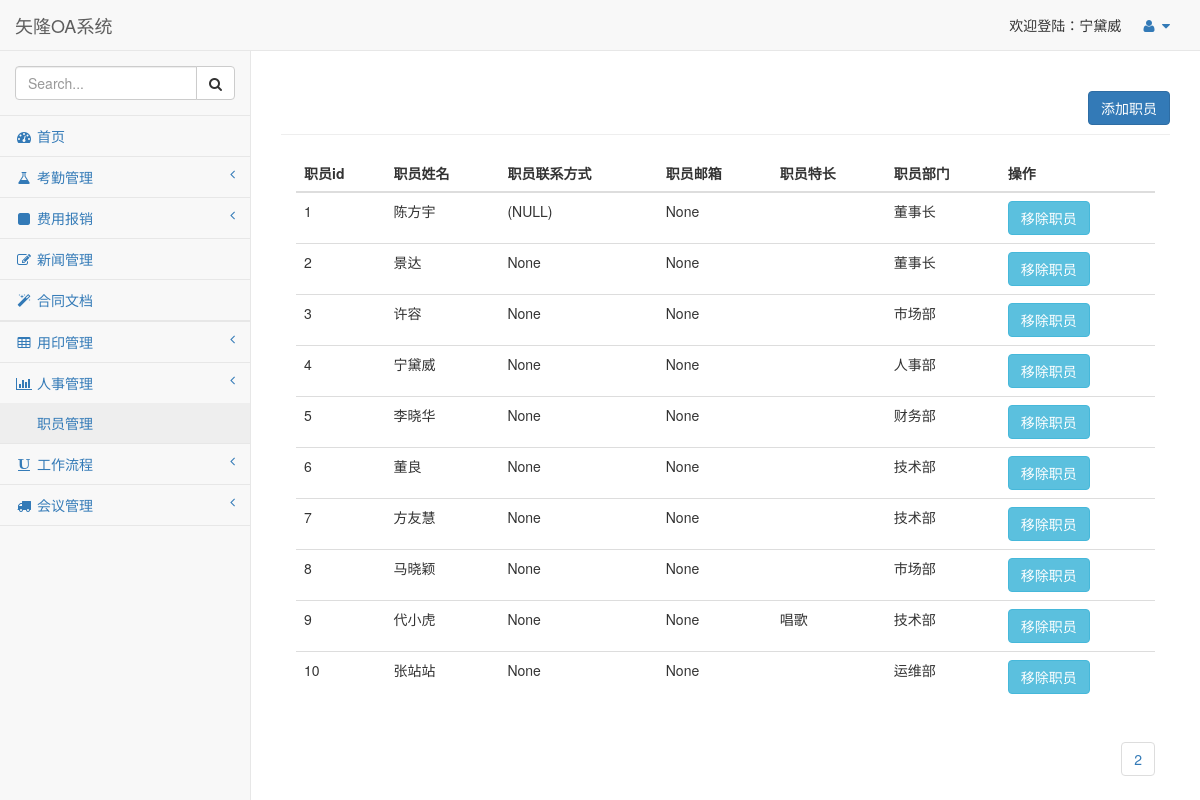
Screenshot of /person/1/ (signed in) with the database file from the repository.
### FlaskOAPro/OAPro/models.py (models this page shows, shortened)
class Base(db.Model):
    __abstract__ = True
    id = db.Column(db.Integer, primary_key=True, autoincrement=True)

class Person(Base):
    username = db.Column(db.String(32), unique=True)  # 登陆名 必填 不可以重复
    password = db.Column(db.String(32))  # 密码 必填
    nick_name = db.Column(db.String(32)) # 姓名 必填
    age = db.Column(db.Integer,nullable=True) # 年龄 注册后完善 可以为null
    gender = db.Column(db.String(16),nullable = True) # 性别 注册后完善 可以为null
    skill = db.Column(db.String(128),nullable = True) #擅长  注册后完善 可以为null
    phone = db.Column(db.String(16),nullable = True) # 电话 注册后完善 可以为null
    email = db.Column(db.String(32),nullable = True) # 邮箱 注册后完善 可以为null
    address = db.Column(db.Text,nullable = True) # 用户地址 注册后完善 可以为null
    score = db.Column(db.Float,default=1) #绩效 默认为1
    position_id = db.Column(db.Integer,db.ForeignKey("position.id")) #Position 职位表外键
    p_attendance = db.relationship(
        "Attendance",
        backref = "a_person"
    ) # 反向映射 假条表
    p_expense = db.relationship(
        "Expense",
        backref="e_person"
    )  # 反向映射 报销表
    p_seal = db.relationship(
        "Seal",
        backref="s_person"
    )  # 反向映射 公章表
    p_handle = db.relationship(
        "Handle",
        backref="h_person"
    )  # 反向映射 流程表

class Position(Base):
    p_name = db.Column(db.String(32)) #名称
    p_description = db.Column(db.Text) #描述
    p_level = db.Column(db.Integer) #职级
    p_person = db.relationship(
        "Person",
        backref="p_position"
    ) #反向映射向 员工
    department_id = db.Column(db.Integer, db.ForeignKey("department.id")) #外键指向部门表
    p_permission = db.relationship(
        "Permission",
        secondary="pos_per",
        backref="p_position"
    ) #反向映射权限表，中间表是pos_per

class Department(Base):
    d_name = db.Column(db.String(32)) #名称
    d_description = db.Column(db.Text) #描述
    d_position = db.relationship(
        "Position",
        backref="p_department"
    ) #反向映射职位

### FlaskOAPro/OAPro/views.py (the view, shortened to what this page needs)
@OAPrint.route("/person/<int:page>/", methods=["POST", "GET"])
@loginValid
def person(page=1):
    positions = Position.query.all()
    page_size = 10
    persion_list = Person.query.paginate(page, page_size)
    if page < 2:
        start = page
    else:
        start = page - 2
    page_range = range(1, persion_list.pages+1)[start:page+3]
    return render_template("person.html", **locals())

### FlaskOAPro/OAPro/views.py (called while the page is built)
def loginValid(fun):
    @wraps(fun)
    def inner(*args,**kwargs):
        username = request.cookies.get("username")
        user_id = request.cookies.get("userid")
        if username and user_id: # 校验cookie有值
            user = Person.query.get(int(user_id))
            if user:
                if user.username == username: # 校验cookie的用户名和数据库当时在的用户名是对应的
                    return fun(*args, **kwargs) # 返回函数
        return redirect("/login/")
    return inner

### FlaskOAPro/templates/person.html (shortened to what this page needs)
{% extends "base.html" %}
{% block label %}
    {% if page_process().person %}
    <button class="btn btn-primary pull-right" data-target="#person_modal" data-toggle="modal">
        添加职员
    </button>
    {% endif %}
{% endblock %}
{% block content %}
    <table class="table">
        <thead>
            <tr>
                <th>职员id</th>
                <th>职员姓名</th>
                <th>职员联系方式</th>
                <th>职员邮箱</th>
                <th>职员特长</th>
                <th>职员部门</th>
                {% if page_process().person %}
                <th>操作</th>
                {% endif %}
            </tr>
        </thead>
        <tbody>
            {% for p in persion_list.items %}
                <tr>
                    <td>{{ p.id }}</td>
                    <td>{{ p.nick_name }}</td>
                    <td>{{ p.phone }}</td>
                    <td>{{ p.email }}</td>
                    <td>{{ p.skill }}</td>
                    <td>{{ p.p_position.p_department.d_name }}</td>
                    {% if page_process().person %}
                    <td>
                        <button class="btn btn-info">移除职员</button>
                    </td>
                    {% endif %}
                </tr>
            {% endfor %}
        </tbody>
    </table>
    <ul class="pagination pull-right">
        {%for p in page_range %}
            <li><a href="/person/{{p}}/">{{ p }}</a></li>
        {% endfor %}
    </ul>
{% endblock %}

### FlaskOAPro/templates/base.html (shortened to what this page needs)
<!DOCTYPE html>
<html lang="en">
<head>
    <link href="/static/vendor/bootstrap/css/bootstrap.min.css" rel="stylesheet">
    <link href="/static/vendor/metisMenu/metisMenu.min.css" rel="stylesheet">
    <link href="/static/dist/css/sb-admin-2.css" rel="stylesheet">
    <link href="/static/vendor/morrisjs/morris.css" rel="stylesheet">
    <link href="/static/vendor/font-awesome/css/font-awesome.min.css" rel="stylesheet" type="text/css">
</head>
<body>
    <div id="wrapper">
        <nav class="navbar navbar-default navbar-static-top" role="navigation" style="margin-bottom: 0">
            <div class="navbar-header">
                <a class="navbar-brand" href="index.html">矢隆OA系统</a>
            </div>
            <ul class="nav navbar-top-links navbar-right">
                <li>欢迎登陆：{{ page_process().name }}</li>
                <li class="dropdown">
                    <a class="dropdown-toggle" data-toggle="dropdown" href="#">
                        <i class="fa fa-user fa-fw"></i> <i class="fa fa-caret-down"></i>
                    </a>
                </li>
            </ul>
            <div class="navbar-default sidebar" role="navigation">
                <div class="sidebar-nav navbar-collapse">
                    <ul class="nav" id="side-menu">
                        <li class="sidebar-search">
                            <div class="input-group custom-search-form">
                                <input type="text" class="form-control" placeholder="Search...">
                                <span class="input-group-btn">
                                <button class="btn btn-default" type="button">
                                    <i class="fa fa-search"></i>
                                </button>
                            </span>
                            </div>
                        </li>
                        <li>
                            <a href="/"><i class="fa fa-dashboard fa-fw"></i> 首页</a>
                        </li>
                        <li>
                            <a href="#"><i class="fa fa-flask fa-fw"></i> 考勤管理<span class="fa arrow"></span></a>
                        </li>
                        <li>
                            <a href="#"><i class="fa fa-square fa-fw"></i> 费用报销<span class="fa arrow"></span></a>
                        </li>
                        <li>
                            <a href="/news/"><i class="fa fa-edit fa-fw"></i> 新闻管理</a>
                        </li>
                        <li>
                            <a href="/doc/"><i class="fa fa-magic fa-fw"></i> 合同文档</a>
                        </li>
                        <li>
                        <li>
                            <a href="#"><i class="fa fa-table fa-fw"></i> 用印管理<span class="fa arrow"></span></a>
                        </li>
                        <li>
                            <a href="#"><i class="fa fa-bar-chart-o fa-fw"></i> 人事管理<span class="fa arrow"></span></a>
                            <ul class="nav nav-second-level">
                                <li>
                                    <a href="/person/1/">职员管理</a>
                                </li>
                            </ul>
                        </li>
                        <li>
                            <a href="#"><i class="fa fa-underline fa-fw"></i> 工作流程<span class="fa arrow"></span></a>
                        </li>
                        <li>
                            <a href="#"><i class="fa fa-truck fa-fw"></i> 会议管理<span class="fa arrow"></span></a>
                        </li>
                    </ul>
                </div>
            </div>
        </nav>
        <div id="page-wrapper">
            <div class="row">
                <div class="col-lg-12">
                    <h1 class="page-header">
                        {% block label %}
                        {% endblock %}
                    </h1>
                </div>
            </div>
            <div class="container-fluid">
                {% block content %}
                {% endblock %}
            </div>
        </div>
    </div>
</body>
</html>

### rows the page displays
Person: nick_name.p_level "宁黛威", id "4", nick_name "宁黛威", phone "None", email "None", p_position.p_department.d_name "人事部", shows "移除职员"
Person: id "1", nick_name "陈方宇", phone "(NULL)", email "None", p_position.p_department.d_name "董事长"
Person: id "2", nick_name "景达", phone "None", email "None", p_position.p_department.d_name "董事长"
Person: id "3", nick_name "许容", phone "None", email "None", p_position.p_department.d_name "市场部"
Person: id "5", nick_name "李晓华", phone "None", email "None", p_position.p_department.d_name "财务部"
Person: id "6", nick_name "董良", phone "None", email "None", p_position.p_department.d_name "技术部"
Person: id "7", nick_name "方友慧", phone "None", email "None", p_position.p_department.d_name "技术部"
Person: id "8", nick_name "马晓颖", phone "None", email "None", p_position.p_department.d_name "市场部"
Person: id "9", nick_name "代小虎", phone "None", email "None", skill "唱歌", p_position.p_department.d_name "技术部"
Person: id "10", nick_name "张站站", phone "None", email "None", p_position.p_department.d_name "运维部"

### other values shown
{{ p }} "2"
